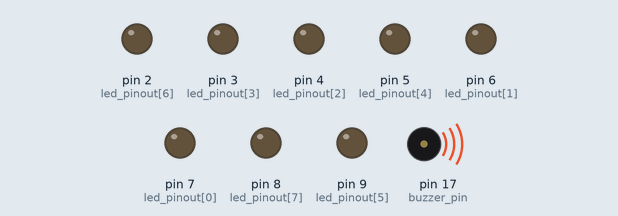
This sketch was run on a simulated Arduino Nano, built with avr-gcc and run on an emulated ATmega328P. Shown: output pins drawn as LEDs (lit = HIGH), buzzer (waves = sounding, pin HIGH). What the sketch prints to the serial monitor is not drawn.

Above: at 0.1 s.
At 2.2 s:
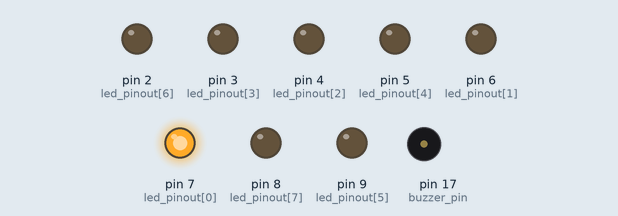
At 4.8 s:
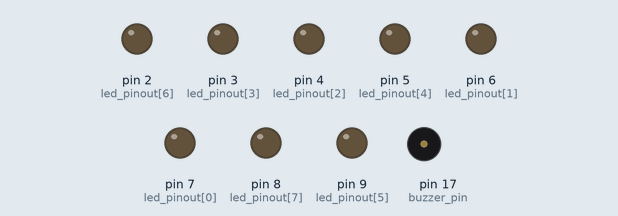
Timing chart, 0 to 6.3 s (numbered marks = the images above):
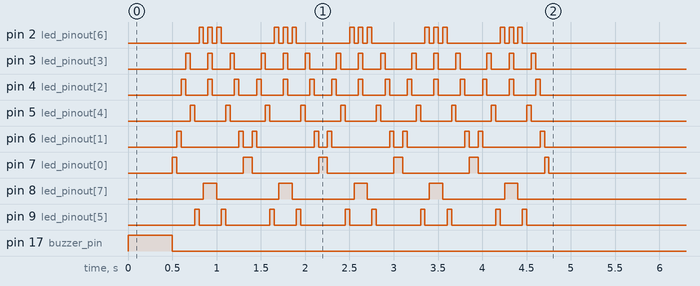

The sketch:

sirene_module.ino
```cpp
// (licence header left out)
// DESCRTIPTION: -  version for K3 robot
//               -  no tested
//               -  20 Hz - sampling frequency
//               -  timer1 registrs
//               -  CAN_mask and filter settings
//               -  add watchdog reset
// HW: Aruino nano, buzzer, 8xled indication, MCP2515+TJA1050 CAN module

// version

/*----------------------- DEPENDENCES ----------------------------------*/
#include <mcp_can.h>
#include <SPI.h> // lib for SPI bus
#include <TimerOne.h>
#include <stdint.h> //due to wdt
#include <avr/wdt.h> // wdt lib

/*----------------------- DEFINITION -----------------------------------*/
const byte led_pinout_count = 8;  // count of led pins
const int buzzer_pin = 17;
const byte cs_pin = 10;
byte led_pinout[led_pinout_count]= {7,6,4,3,5,9,2,8};

MCP_CAN CAN(cs_pin);

const int can_adress_receive = 96;  // receiveing can adress 0X60
const int can_adress_transmit = 97; // transmiting can adress  0X61
int  CANmessageID; // can adress of incoming message
byte buf[8];
byte transmit_buf[1];
unsigned char len = 0;
unsigned char len_incaming_message = 1;
const int receive_message_lenth = 1;

const int leds_time_on = 60;// count of timer1 interupts if one interrupt is set to 50 mikros (20 Hz)
bool leds_reguest_on = false;
bool leds_reguest_off = false;

byte cycle_count = 0;

bool led_timer_start = false;
int led_timer_count =0; //count of
bool timer1_over = false; //indication of timer overflow
bool timmer3_end = false;

/*----------------------- SETUP ----------------------------------------*/
void setup() {
  serial_initial();
  CAN_initial();
  pinout_initial();
  beep();
  knight_rider_led_test ();
  wdt_enable(WDTO_120MS);  //wdt reset 60ms ; 120MS
  timer1_init();  // setting of timer1
}

/*----------------------- LOOP ------------------------------------------*/
void loop() {
  if (timer1_over == true){
    timer1_over = false;
    wdt_reset (); // Reset watchdog counter
    sending_hb_apu();
    if (led_timer_start == true) {
      led_timer_check_status();
    }
    cycle_count_service();
  }

  checkout_can_incoming_message();
  if (leds_reguest_on == true){
    leds_reguest_on = false;
    leds_on();
  }
  if (leds_reguest_off == true){
    leds_reguest_off = false;
    leds_off();
  }
}
```

methods.ino
```cpp
/*-----------------------Serial initialization--------------------------------*/
void serial_initial(){
  Serial.begin(250000);
  while (!Serial) {
    ;
    }
}

/*-----------------------CAN initialization--------------------------------*/
void CAN_initial(){
  Serial.println("Setup can..");
  while(CAN.begin(CAN_500KBPS, MCP_8MHz) != CAN_OK){
    Serial.print(".");
    delay(1000);
  }
  Serial.print("\nCAN init ok!!\r\n");

  for (int i=0;i<3;i++){
    CAN_Mask_initial();
    CAN_filters_initial();
  }
}

/*-----------------------CAN Mask initialization--------------------------------*/
void CAN_Mask_initial(){
  CAN.init_Mask(0, 0, 0x7ff); //CAN.init_Mask 0
  CAN.init_Mask(1, 0, 0x7ff); //CAN.init_Mask 1
}

/*-----------------------CAN filters initialization--------------------------------*/
void CAN_filters_initial(){
  CAN.init_Filt(0, 0, 0x60);
  CAN.init_Filt(1, 0, 0x60);
  CAN.init_Filt(2, 0, 0x60);
  CAN.init_Filt(3, 0, 0x60);
  CAN.init_Filt(4, 0, 0x60);
  CAN.init_Filt(5, 0, 0x60);
}

/*-----------------------Pinout-initialization--------------------------------*/
void pinout_initial(){
  for (int i=0; i<led_pinout_count ;i++) {
    pinMode(led_pinout[i], OUTPUT);
    digitalWrite(led_pinout[i],LOW);
  }
  pinMode(buzzer_pin, OUTPUT);
  digitalWrite(buzzer_pin,LOW);
}

/*-------------------------- initialize timer1 ------------------------------------------*/
void timer1_init() {
  Timer1.initialize(50000); // Calls every 50 mikros (20 Hz)
  Timer1.attachInterrupt(timer1_interrupt);
}

/*-------------------------- Timer1 overflow ----------------*/
void timer1_interrupt () {
  timer1_over = true;
}

/*-------------------------- buzzer ------------------------------------------------------------------------------*/
void beep () {

  digitalWrite(buzzer_pin, HIGH);
  delay(500);
  digitalWrite(buzzer_pin, LOW);
}

/*-----------------------Knight Rider led test--------------------------------*/
void knight_rider_led_test (){

  for (int j = 0; j<5; j++) {
    for (int i=0; i<led_pinout_count ;i++) {
      digitalWrite(led_pinout[i],HIGH);
      delay(50);
      if (i < (led_pinout_count-1)){
       digitalWrite(led_pinout[i],LOW);
      }
    }
    for (int i=led_pinout_count; i>=0;i=i-1) {
        digitalWrite(led_pinout[i],HIGH);
        delay(50);
        digitalWrite(led_pinout[i],LOW);
      }
  }
}

/*-------------------------- Sending CAN message to APU -------------------------*/

void sending_hb_apu() {

   transmit_buf[0]= cycle_count;
   CAN.sendMsgBuf(0x0+can_adress_transmit, 0, 1, transmit_buf);  // sending heart beat to APU
 }

/*-------------------------- checkout incoming can message from APU -------------------------*/
void checkout_can_incoming_message() {

    if(CAN.readMsgBuf(&len, buf)== CAN_OK) {
      CANmessageID = CAN.getCanId();
      can_message_processing();
  }
}

/*--------------------------- received CAN message processing ----------------------------------------------------------------------------------*/

void can_message_processing(){
  if (CANmessageID == can_adress_receive){
    if (len == len_incaming_message){
      if (buf[0]==1){
        leds_reguest_on = true;
      }
    }
  }
}

/*--------------------------- leds on ----------------------------------------------------------------------------------*/
void leds_on() {
  for (int i=0; i<led_pinout_count ;i++) {
     digitalWrite(led_pinout[i],HIGH);
  }
  led_timer_init ();
}

/*--------------------------- led timer init ----------------------------------------------------------------------------------*/
void led_timer_init() {
  led_timer_start = true;
  led_timer_count = 0;
}


/*--------------------------- led_timer_check status----------------------------------------------------------------------------------*/
void led_timer_check_status() {
  if(led_timer_count == leds_time_on) {
    led_timer_count = 0;
    leds_reguest_off == true;
    led_timer_start = false;
  }
  led_timer_count = led_timer_count + 1;
}

/*--------------------------- leds off ----------------------------------------------------------------------------------*/
void leds_off() {
  for (int i=0; i<led_pinout_count ;i++) {
     digitalWrite(led_pinout[i],LOW);
  }
}

/*--------------------------- cycle counter service----------------------------------------------------------------------------------*/
void cycle_count_service(){
  if (cycle_count == 255){
      cycle_count = 0;
    }

  cycle_count = cycle_count + 1;
}
```
